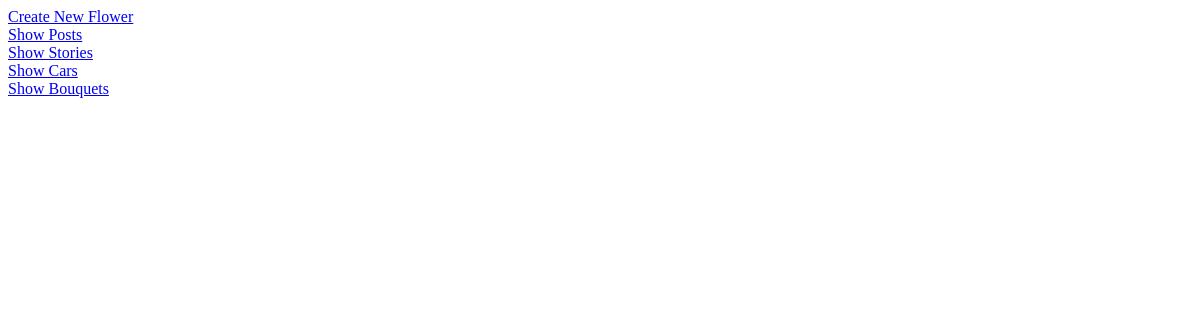
Page /blog/flower on the earlier database version.
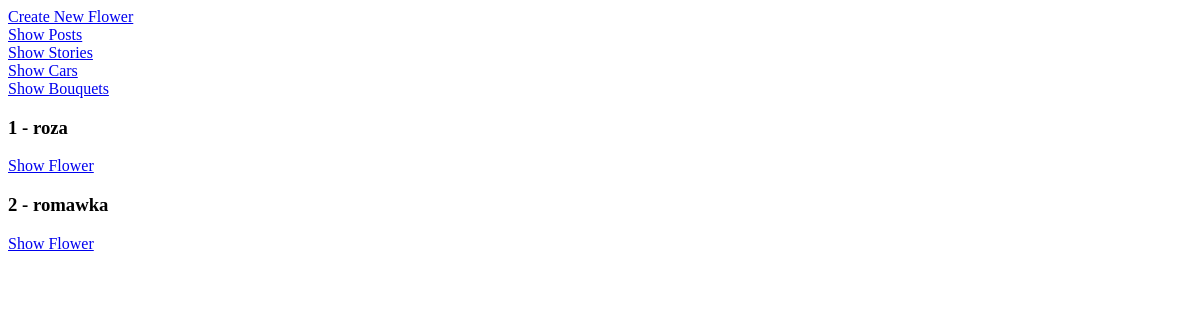
Same page on the later database version.
### blogapp/models.py (models this page shows, shortened)
class Flower(models.Model):
    name = models.CharField(max_length=100)
    color = models.CharField(max_length=20)

### blogapp/views.py (the view)
# urls.py: path('flower', FlowerListView.as_view(), name='flower_list_url'),
class FlowerListView(ListView):
    model = Flower
    context_object_name = "flowers"
    template_name = 'Flower_list_template.html'

### templates/Flower_list_template.html (shortened to what this page needs)
<!DOCTYPE html>
<html lang="en">
<head>
</head>
<body>
    <a href="{% url 'flower_create_url' %}">Create New Flower</a>
    <br>
    <a href="{% url 'post_list_url' %}"> Show Posts </a>
    <br>
    <a href="{% url 'story_list_url' %}">Show Stories</a>
    <br>
    <a href="{%url 'cars_url'%}">Show Cars</a>
    <br>
    <a href="{% url 'bouquets_url' %}">Show Bouquets</a>
    <br>
    {% for flower in flowers %}
        <h3>{{ flower.id }} - {{ flower.name }}</h3>
        <a href="{% url 'flower_detail_url' flower.id %}">Show Flower</a>
    {% endfor %}
</body>
</html>

Differences in the rows shown:
added Flower: id "1", name "roza"
added Flower: id "2", name "romawka"
